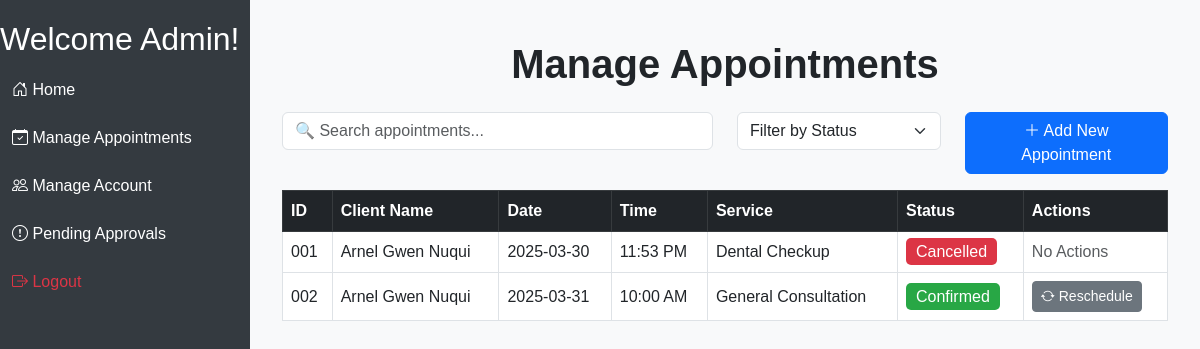
Page /admin_dashboard.php?page=appointments (signed in) on the committed database.
### tables this page shows
CREATE TABLE `appointments` (
  `id` int(11) NOT NULL,
  `user_id` int(11) NOT NULL,
  `service_id` int(11) NOT NULL,
  `time_slot_id` int(11) NOT NULL,
  `status` enum('pending','confirmed','cancelled','completed') DEFAULT 'pending',
  `notes` text DEFAULT NULL,
  `created_at` timestamp NOT NULL DEFAULT current_timestamp()
);

CREATE TABLE `users` (
  `id` int(11) NOT NULL,
  `username` varchar(50) NOT NULL,
  `name` varchar(100) NOT NULL,
  `phone_number` varchar(15) NOT NULL,
  `email` varchar(100) NOT NULL,
  `password` varchar(255) NOT NULL,
  `gender` enum('Male','Female','Other') DEFAULT NULL,
  `date_of_birth` date DEFAULT NULL,
  `address` text DEFAULT NULL,
  `created_at` timestamp NOT NULL DEFAULT current_timestamp(),
  `status` int(11) DEFAULT 1,
  `is_verified` tinyint(1) NOT NULL DEFAULT 0
);

CREATE TABLE `time_slots` (
  `id` int(11) NOT NULL,
  `slot_date` date NOT NULL,
  `slot_time` time NOT NULL,
  `is_booked` tinyint(1) DEFAULT 0
);

CREATE TABLE `services` (
  `id` int(11) NOT NULL,
  `service_name` varchar(100) NOT NULL,
  `description` text DEFAULT NULL,
  `duration_minutes` int(11) DEFAULT 30,
  `price` decimal(10,2) DEFAULT 0.00
);

### AdminDashboard/ManageAppointment.php (the view, shortened to what this page needs)
<?php
    require(__DIR__ . '/../Database/database.php');
    $query = "
        SELECT
            a.id,
            u.name AS client_name,
            t.slot_date,
            t.slot_time,
            s.service_name,
            a.status
        FROM appointments a
        JOIN users u ON a.user_id = u.id
        JOIN time_slots t ON a.time_slot_id = t.id
        JOIN services s ON a.service_id = s.id
        ORDER BY t.slot_date ASC, t.slot_time ASC
    ";
    $result = mysqli_query($conn, $query);
?>
<!DOCTYPE html>
<html lang="en">
<head>
    <link href="https://cdn.jsdelivr.net/npm/bootstrap@5.3.0/dist/css/bootstrap.min.css" rel="stylesheet">
    <link rel="stylesheet" href="https://cdn.jsdelivr.net/npm/bootstrap-icons/font/bootstrap-icons.css">
</head>
<body>
    <div class="container dashboard-container">
        <header class="text-center mb-4">
            <h1 class="fw-bold">Manage Appointments</h1>
        </header>
        <div class="row mb-3">
            <div class="col-md-6">
                <input type="text" class="form-control" id="searchAppointment" placeholder="🔍 Search appointments...">
            </div>
            <div class="col-md-3">
                <select class="form-select" id="filterStatus">
                    <option value="">Filter by Status</option>
                </select>
            </div>
            <div class="col-md-3 text-end">
                <button class="btn btn-primary"><i class="bi bi-plus-lg"></i> Add New Appointment</button>
            </div>
        </div>
        <div class="table-responsive">
            <table class="table table-bordered table-hover bg-white">
                <thead class="table-dark">
                    <tr>
                        <th>ID</th>
                        <th>Client Name</th>
                        <th>Date</th>
                        <th>Time</th>
                        <th>Service</th>
                        <th>Status</th>
                        <th>Actions</th>
                    </tr>
                </thead>
                <tbody id="appointmentsTable">
                    <?php while ($row = mysqli_fetch_assoc($result)): ?>
                        <tr>
                            <td><?php echo str_pad($row['id'], 3, '0', STR_PAD_LEFT); ?></td>
                            <td><?php echo htmlspecialchars($row['client_name']); ?></td>
                            <td><?php echo htmlspecialchars($row['slot_date']); ?></td>
                            <td><?php echo date("g:i A", strtotime($row['slot_time'])); ?></td>
                            <td><?php echo htmlspecialchars($row['service_name']); ?></td>
                            <td>
                                <?php
                                    $status = strtolower($row['status']);
                                    $statusClass = match($status) {
                                        'pending' => 'status-pending',
                                        'confirmed' => 'status-approved',
                                        'cancelled' => 'status-rejected',
                                        default => 'status-other'
                                    };
                                ?>
                                <span class="<?php echo $statusClass; ?>"><?php echo ucfirst($status); ?></span>
                            </td>
                            <td>
                                <?php if ($status === 'pending'): ?>
                                    <form method="POST" action="Backend/update_status.php" style="display:inline;">
                                        <input type="hidden" name="id" value="<?php echo $row['id']; ?>">
                                        <input type="hidden" name="status" value="confirmed">
                                        <button type="submit" class="btn btn-success btn-sm">
                                            <i class="bi bi-check-lg"></i> Approve
                                        </button>
                                    </form>
                                    <form method="POST" action="Backend/update_status.php" style="display:inline;">
                                        <input type="hidden" name="id" value="<?php echo $row['id']; ?>">
                                        <input type="hidden" name="status" value="cancelled">
                                        <button type="submit" class="btn btn-danger btn-sm">
                                            <i class="bi bi-x-lg"></i> Reject
                                        </button>
                                    </form>
                                <?php elseif ($status === 'confirmed'): ?>
                                    <button class="btn btn-secondary btn-sm"><i class="bi bi-arrow-repeat"></i> Reschedule</button>
                                <?php else: ?>
                                    <span class="text-muted">No Actions</span>
                                <?php endif; ?>
                            </td>
                        </tr>
                    <?php endwhile; ?>
                </tbody>
            </table>
        </div>
    </div>
</body>
</html>

### admin_dashboard.php (shortened to what this page needs)
<?php
    $page = isset($_GET['page']) ? $_GET['page'] : 'home';
    $allowed_pages = [
        "home" => "AdminDashboard/Home.php",
        "appointments" => "AdminDashboard/ManageAppointment.php",
        "users" => "AdminDashboard/ManageAccount.php",
        "approvals" => "AdminDashboard/PendingAproval.php"
    ];
    $page_file = isset($allowed_pages[$page]) ? $allowed_pages[$page] : null;
?>
<!DOCTYPE html>
<html lang="en">
<head>
    <link rel="stylesheet" href="style/admin_dashboard.css">
    <link href="https://cdn.jsdelivr.net/npm/bootstrap@5.3.0/dist/css/bootstrap.min.css" rel="stylesheet">
    <link rel="stylesheet" href="https://cdn.jsdelivr.net/npm/bootstrap-icons/font/bootstrap-icons.css">
</head>
<body>
    <div class="sidebar">
        <h2>Welcome <?php echo $_SESSION['username'] . "!";?></h2>
        <ul class="list-unstyled">
            <li><a href="admin_dashboard.php?page=home"><i class="bi bi-house-door"></i> Home</a></li>
            <li><a href="admin_dashboard.php?page=appointments"><i class="bi bi-calendar-check"></i> Manage Appointments</a></li>
            <li><a href="admin_dashboard.php?page=users"><i class="bi bi-people"></i> Manage Account</a></li>
            <li><a href="admin_dashboard.php?page=approvals"><i class="bi bi-exclamation-circle"></i> Pending Approvals</a></li>
            <li><a href="Authentication/admin_logout.php" class="logout"><i class="bi bi-box-arrow-right"></i> Logout</a></li>
        </ul>
    </div>
    <div class="main-content">
        <div id="content">
            <?php
            if ($page_file && file_exists($page_file)) {
                include $page_file;
            } else {
                echo "<p class='text-danger'>Page not found.</p>";
            }
            ?>
        </div>
    </div>
</body>
</html>

### style/admin_dashboard.css (style rules this page uses)
body { display: flex; min-height: 100vh; overflow-x: hidden; }
.sidebar { width: 250px; background: #343a40; color: white; height: 100vh; position: fixed; padding-top: 20px; transition: all 0.3s; }
.sidebar a { color: white; padding: 12px; display: block; text-decoration: none; }
.sidebar .logout { color: #dc3545; }
.main-content { margin-left: 250px; width: 100%; padding: 20px; transition: all 0.3s; }

### AdminDashboard/ManageAppointment.php (style rules this page uses)
body { background-color: #f8f9fa; font-family: Arial, sans-serif; }
.dashboard-container { margin-top: 20px; }
.table th, .table td { vertical-align: middle; }
.status-approved { background-color: #28a745; color: white; padding: 5px 10px; border-radius: 5px; }
.status-rejected { background-color: #dc3545; color: white; padding: 5px 10px; border-radius: 5px; }
.status-approved { background-color: #28a745; padding: 5px 10px; border-radius: 5px; color: white; }
.status-rejected { background-color: #dc3545; padding: 5px 10px; border-radius: 5px; color: white; }

### rows in the picture
appointments: id "001", user.name "Arnel Gwen Nuqui", time_slot.slot_date "2025-03-30", time_slot.slot_time "11:53 PM", service.service_name "Dental Checkup", status "Cancelled", shows "No Actions"
appointments: id "002", user.name "Arnel Gwen Nuqui", time_slot.slot_date "2025-03-31", time_slot.slot_time "10:00 AM", service.service_name "General Consultation", status "Confirmed", shows "Reschedule"

### other values in the picture
$_SESSION['username'] "Admin"
